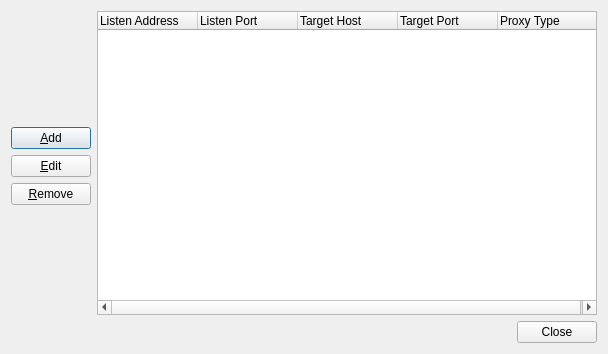
<?xml version="1.0" encoding="UTF-8"?>
<ui version="4.0">
 <class>ListenerDialog</class>
 <widget class="QDialog" name="ListenerDialog">
  <property name="geometry">
   <rect>
    <x>0</x>
    <y>0</y>
    <width>608</width>
    <height>354</height>
   </rect>
  </property>
  <property name="windowTitle">
   <string>Dialog</string>
  </property>
  <layout class="QGridLayout" name="gridLayout">
   <item row="0" column="0">
    <spacer name="verticalSpacer">
     <property name="orientation">
      <enum>Qt::Vertical</enum>
     </property>
     <property name="sizeHint" stdset="0">
      <size>
       <width>20</width>
       <height>82</height>
      </size>
     </property>
    </spacer>
   </item>
   <item row="0" column="1" rowspan="5">
    <widget class="QTreeWidget" name="listenerTree">
     <property name="rootIsDecorated">
      <bool>false</bool>
     </property>
     <column>
      <property name="text">
       <string>Listen Address</string>
      </property>
     </column>
     <column>
      <property name="text">
       <string>Listen Port</string>
      </property>
     </column>
     <column>
      <property name="text">
       <string>Target Host</string>
      </property>
     </column>
     <column>
      <property name="text">
       <string>Target Port</string>
      </property>
     </column>
     <column>
      <property name="text">
       <string>Proxy Type</string>
      </property>
     </column>
    </widget>
   </item>
   <item row="1" column="0">
    <widget class="QPushButton" name="addButton">
     <property name="text">
      <string>&amp;Add</string>
     </property>
    </widget>
   </item>
   <item row="2" column="0">
    <widget class="QPushButton" name="editButton">
     <property name="text">
      <string>&amp;Edit</string>
     </property>
    </widget>
   </item>
   <item row="3" column="0">
    <widget class="QPushButton" name="removeButton">
     <property name="text">
      <string>&amp;Remove</string>
     </property>
    </widget>
   </item>
   <item row="4" column="0">
    <spacer name="verticalSpacer_2">
     <property name="orientation">
      <enum>Qt::Vertical</enum>
     </property>
     <property name="sizeHint" stdset="0">
      <size>
       <width>20</width>
       <height>88</height>
      </size>
     </property>
    </spacer>
   </item>
   <item row="5" column="0" colspan="2">
    <widget class="QDialogButtonBox" name="buttonBox">
     <property name="orientation">
      <enum>Qt::Horizontal</enum>
     </property>
     <property name="standardButtons">
      <set>QDialogButtonBox::Close</set>
     </property>
    </widget>
   </item>
  </layout>
 </widget>
 <resources/>
 <connections>
  <connection>
   <sender>buttonBox</sender>
   <signal>accepted()</signal>
   <receiver>ListenerDialog</receiver>
   <slot>accept()</slot>
   <hints>
    <hint type="sourcelabel">
     <x>248</x>
     <y>254</y>
    </hint>
    <hint type="destinationlabel">
     <x>157</x>
     <y>274</y>
    </hint>
   </hints>
  </connection>
  <connection>
   <sender>buttonBox</sender>
   <signal>rejected()</signal>
   <receiver>ListenerDialog</receiver>
   <slot>reject()</slot>
   <hints>
    <hint type="sourcelabel">
     <x>316</x>
     <y>260</y>
    </hint>
    <hint type="destinationlabel">
     <x>286</x>
     <y>274</y>
    </hint>
   </hints>
  </connection>
 </connections>
</ui>
